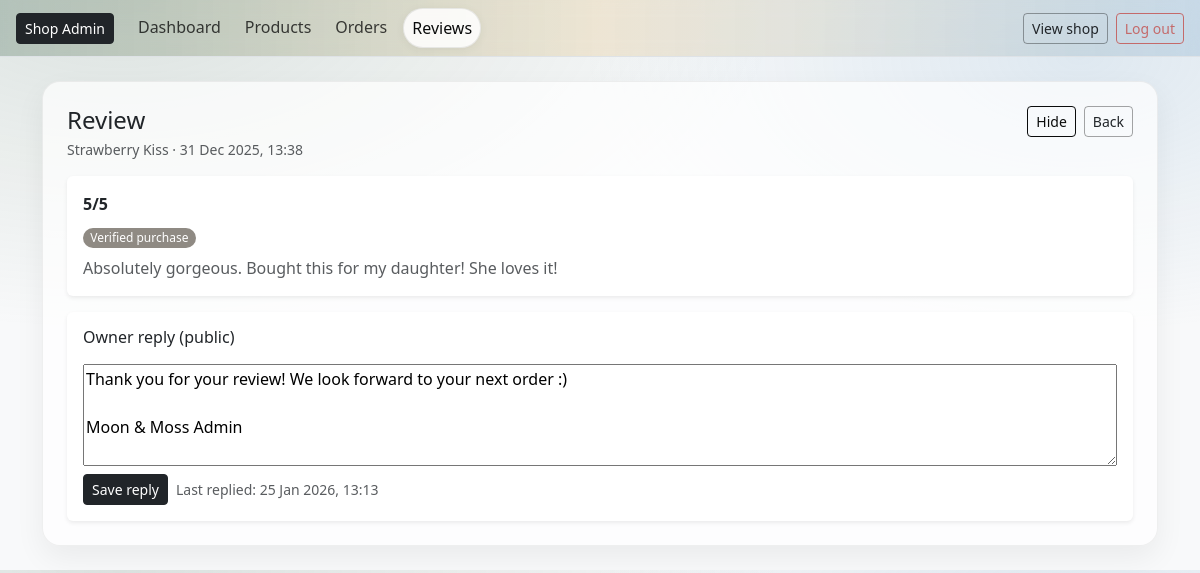
The page /owner/reviews/3/ (signed in) on the database its author committed.
### reviews/models.py (models this page shows, shortened)
class Review(models.Model):
    user = models.ForeignKey(settings.AUTH_USER_MODEL, on_delete=models.CASCADE)
    product = models.ForeignKey(Product, on_delete=models.CASCADE, related_name="reviews")
    rating = models.PositiveSmallIntegerField()
    comment = models.TextField(blank=True)
    created_at = models.DateTimeField(auto_now_add=True)
    verified_purchase = models.BooleanField(default=False)
    order = models.ForeignKey(Order, null=True, blank=True, on_delete=models.SET_NULL)
    is_approved = models.BooleanField(default=False)
    owner_reply = models.TextField(blank=True)
    owner_replied_at = models.DateTimeField(null=True, blank=True)
    updated_at = models.DateTimeField(auto_now=True)
    class Meta:
        unique_together = ("user", "product")
        ordering = ["-created_at"]

### catalog/models.py (models this page shows, shortened)
class Product(models.Model):
    title = models.CharField(max_length=160)
    slug = models.SlugField(max_length=180, unique=True, blank=True)
    description = models.TextField(blank=True)
    scent = models.CharField(max_length=50, help_text="e.g. Lavender, Citrus")
    weight_g = models.PositiveIntegerField(help_text="Net weight in grams")
    price = models.DecimalField(max_digits=6, decimal_places=2)
    stock_qty = models.PositiveIntegerField(default=0)
    active = models.BooleanField(default=True)
    created_at = models.DateTimeField(auto_now_add=True)
    tags = models.CharField(
        max_length=250,
        blank=True,
        help_text="Comma-separated tags, e.g. winter, woody, refillable"
    )
    class Meta:
        ordering = ["title"]

### owner/views.py (the view)
# urls.py: path("reviews/<int:pk>/", views.owner_review_detail, name="owner_review_detail"),
@staff_member_required(login_url="owner:owner_login")
def owner_review_detail(request, pk):
    review = get_object_or_404(Review.objects.select_related("product", "user"), pk=pk)
    if request.method == "POST":
        form = OwnerReplyForm(request.POST, instance=review)
        if form.is_valid():
            obj = form.save(commit=False)
            obj.owner_replied_at = timezone.now()
            obj.save(update_fields=["owner_reply", "owner_replied_at", "updated_at"])
            messages.success(request, "Reply saved.")
            return redirect("owner:owner_review_detail", pk=review.pk)
    else:
        form = OwnerReplyForm(instance=review)
    return render(request, "owner/review_detail.html", {
        "review": review,
        "form": form,
        "is_low_rated": review.rating <= LOW_RATING_THRESHOLD,
        "low_threshold": LOW_RATING_THRESHOLD,
    })

### owner/forms.py
class OwnerReplyForm(forms.ModelForm):
    class Meta:
        model = Review
        fields = ["owner_reply"]
        widgets = {
            "owner_reply": forms.Textarea(attrs={"rows": 4, "placeholder": "Write a public reply…"})
        }

### cart/context_processors.py (called while the page is built)
def cart_count(request):
    cart = get_or_create_cart(request)
    try:
        count = sum(i.qty for i in cart.items.all())
    except Exception:
        count = 0
    return {"cart_count": count}

### cart/utils.py (called while the page is built)
def get_or_create_cart(request):
    if not request.session.session_key:
        request.session.create()
    request.session.set_expiry(60 * 60 * 24 * 14)
    session_key = request.session.session_key
    if request.user.is_authenticated:
        cart, created = Cart.objects.get_or_create(
            user=request.user,
            defaults={"session_key": session_key},
        )
        if not cart.session_key:
            cart.session_key = session_key
            cart.save(update_fields=["session_key"])
        return cart
    cart, _ = Cart.objects.get_or_create(user=None, session_key=session_key)
    return cart

### owner/templates/owner/review_detail.html (shortened to what this page needs)
{% extends "owner/base_owner.html" %}
{% block content %}
<div class="d-flex justify-content-between align-items-start gap-3 mb-3">
  <div>
    <h1 class="h4 mb-1">Review</h1>
    <div class="text-muted small">{{ review.product.title }} · {{ review.created_at|date:"d M Y, H:i" }}</div>
  </div>
  <div class="d-flex gap-2">
    {% if review.is_approved %}
      <a class="btn btn-sm btn-outline-secondary" href="{% url 'owner:owner_review_hide' review.pk %}">Hide</a>
    {% else %}
      <a class="btn btn-sm btn-outline-success" href="{% url 'owner:owner_review_approve' review.pk %}">Approve</a>
    {% endif %}
    <a class="btn btn-sm btn-outline-dark" href="{% url 'owner:owner_reviews' %}">Back</a>
  </div>
</div>
<div class="card border-0 shadow-sm mb-3 {% if is_low_rated %}border border-danger{% endif %}">
  <div class="card-body">
    <div class="d-flex justify-content-between align-items-center mb-2">
      <div class="fw-semibold">{{ review.rating }}/5</div>
    </div>
    {% if review.verified_purchase %}
      <span class="badge text-bg-success mb-2">Verified purchase</span>
    {% endif %}
    <p class="mb-0 text-muted">{{ review.comment|default:"(No comment)"|linebreaksbr }}</p>
  </div>
</div>
<div class="card border-0 shadow-sm">
  <div class="card-body">
    <h2 class="h6 mb-3">Owner reply (public)</h2>
    <form method="post" class="vstack gap-2">
      {{ form.owner_reply }}
      <div class="d-flex gap-2 align-items-center">
        <button class="btn btn-sm btn-dark" type="submit">Save reply</button>
        <span class="small text-muted">
          {% if review.owner_replied_at %}Last replied: {{ review.owner_replied_at|date:"d M Y, H:i" }}{% endif %}
        </span>
      </div>
    </form>
  </div>
</div>
{% endblock content %}

### static/css/base-admin.css (style rules this page uses)
:root { --bb-primary: #0a0b0b; --bb-secondary: #8f8a83; --bb-success: #8f8a83; --bb-warning: #e3b35a; --bb-danger: #c46a6a; --bb-info: #7aa6c9; --bb-bg-soft: rgba(255, 255, 255, .85); --bb-border-soft: rgba(0, 0, 0, .08); --bb-shadow-soft: 0 12px 30px rgba(0, 0, 0, .06); --bb-primary: #0a0b0b; --bb-primary-dark: #0a0b0b; --bb-cream: #f6f4f0; --bb-text: #333333; }
body.bb-admin { background: radial-gradient(1200px 600px at 10% 0%, rgba(95, 127, 107, .18), transparent 55%), radial-gradient(900px 500px at 90% 10%, rgba(122, 166, 201, .20), transparent 55%), #f8f9fa; }
.btn-outline-secondary { background: var(--aa-primary); border-color: var(--aa-primary); color: var(--bb-primary); }
.btn-outline-dark { border-color: rgba(0, 0, 0, .35); }
.badge { border-radius: 999px; font-weight: 500; padding: .35em .6em; }
.text-bg-success { background-color: var(--bb-success) !important; }

### rows shown on the page
Review: product "Strawberry Kiss", created_at "31 Dec 2025, 13:38", rating "5", comment "Absolutely gorgeous. Bought this for my daughter! She loves it!", owner_reply "Thank you for your review! We look forward to your next order :) Moon & Moss Admin", owner_replied_at "25 Jan 2026, 13:13"
